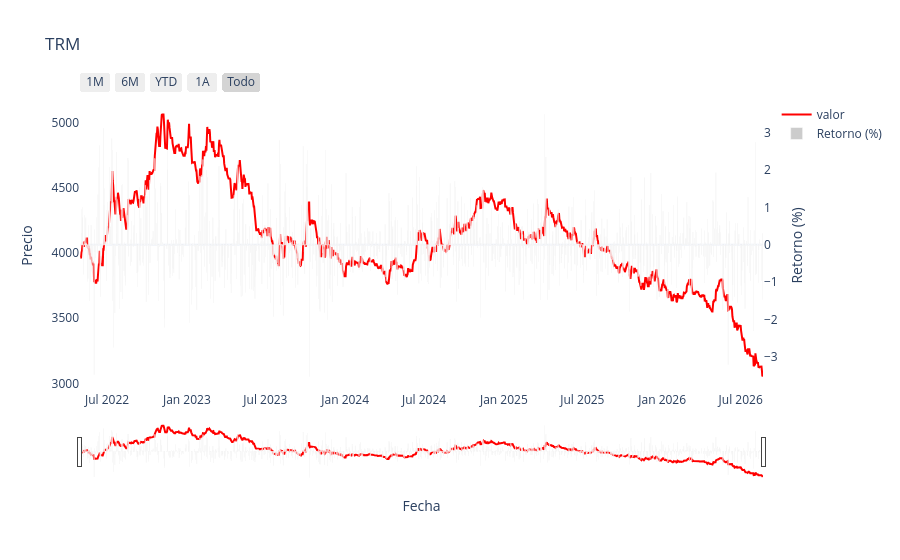

Notebook cell for this chart:
### Code cell
plotly_oneplot_prueba(data = fullTRM, x_col="fecha", y_col="valor", plot_title="TRM", color_in="red")

### Figure 1 — Plotly figure (JSON) as saved in the notebook; plotly's stock layout.template omitted (floating-point values rounded to 4 significant figures; data arrays with more than 128 entries replaced by an {"elided": "..."} marker saying what was removed)
{"data": [{"line": {"color": "red", "dash": "solid"}, "mode": "lines", "name": "valor", "type": "scatter", "x": {"elided": "1575 str values"}, "y": {"elided": "1575 float values"}}, {"marker": {"color": "rgba(128, 128, 128, 0.4)"}, "name": "Retorno (%)", "type": "bar", "x": {"elided": "1575 str values"}, "y": {"elided": "1575 float values"}, "yaxis": "y2"}], "layout": {"hovermode": "x unified", "title": {"text": "TRM"}, "xaxis": {"rangeselector": {"buttons": [{"count": 1, "label": "1M", "step": "month", "stepmode": "backward"}, {"count": 6, "label": "6M", "step": "month", "stepmode": "backward"}, {"count": 1, "label": "YTD", "step": "year", "stepmode": "todate"}, {"count": 1, "label": "1A", "step": "year", "stepmode": "backward"}, {"label": "Todo", "step": "all"}]}, "rangeslider": {"visible": true}, "title": {"text": "Fecha"}, "type": "date"}, "yaxis": {"autorange": true, "fixedrange": false, "showgrid": false, "title": {"text": "Precio"}}, "yaxis2": {"autorange": true, "fixedrange": false, "overlaying": "y", "showgrid": false, "side": "right", "title": {"text": "Retorno (%)"}, "zeroline": true}}}
